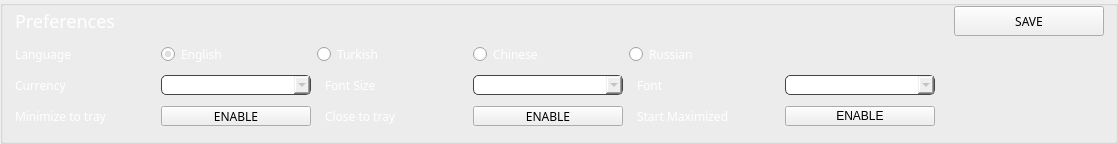
          <widget class="QGroupBox" name="groupBox_9">
           <property name="sizePolicy">
            <sizepolicy hsizetype="Preferred" vsizetype="Preferred">
             <horstretch>0</horstretch>
             <verstretch>0</verstretch>
            </sizepolicy>
           </property>
           <property name="styleSheet">
            <string notr="true">border-bottom: 1px solid #444;
</string>
           </property>
           <property name="title">
            <string/>
           </property>
           <layout class="QGridLayout" name="gridLayout_20">
            <property name="leftMargin">
             <number>12</number>
            </property>
            <property name="topMargin">
             <number>0</number>
            </property>
            <property name="bottomMargin">
             <number>12</number>
            </property>
            <item row="2" column="0">
             <widget class="QLabel" name="label_35">
              <property name="minimumSize">
               <size>
                <width>140</width>
                <height>25</height>
               </size>
              </property>
              <property name="maximumSize">
               <size>
                <width>180</width>
                <height>25</height>
               </size>
              </property>
              <property name="font">
               <font>
                <family>Poppins</family>
               </font>
              </property>
              <property name="styleSheet">
               <string notr="true">color: #fff; 
border: 0px;
</string>
              </property>
              <property name="text">
               <string>Currency</string>
              </property>
              <property name="alignment">
               <set>Qt::AlignLeading|Qt::AlignLeft|Qt::AlignVCenter</set>
              </property>
             </widget>
            </item>
            <item row="2" column="1">
             <widget class="QComboBox" name="m_language">
              <property name="minimumSize">
               <size>
                <width>0</width>
                <height>20</height>
               </size>
              </property>
              <property name="styleSheet">
               <string notr="true">border: 1px solid #444;
border-radius: 5px;


color: #aaa;</string>
              </property>
              <property name="editable">
               <bool>false</bool>
              </property>
              <property name="currentIndex">
               <number>-1</number>
              </property>
             </widget>
            </item>
            <item row="3" column="2">
             <widget class="QLabel" name="label_45">
              <property name="sizePolicy">
               <sizepolicy hsizetype="Expanding" vsizetype="Fixed">
                <horstretch>0</horstretch>
                <verstretch>0</verstretch>
               </sizepolicy>
              </property>
              <property name="minimumSize">
               <size>
                <width>150</width>
                <height>20</height>
               </size>
              </property>
              <property name="maximumSize">
               <size>
                <width>150</width>
                <height>20</height>
               </size>
              </property>
              <property name="font">
               <font>
                <family>Poppins</family>
               </font>
              </property>
              <property name="styleSheet">
               <string notr="true">color: #fff; 
padding-left: 5px;
 border: 0px;</string>
              </property>
              <property name="text">
               <string>Close to tray</string>
              </property>
              <property name="alignment">
               <set>Qt::AlignLeading|Qt::AlignLeft|Qt::AlignVCenter</set>
              </property>
             </widget>
            </item>
            <item row="2" column="2">
             <widget class="QLabel" name="label_10">
              <property name="font">
               <font>
                <family>Poppins</family>
               </font>
              </property>
              <property name="styleSheet">
               <string notr="true">color: #fff; 
padding-left: 5px;
 border: 0px;</string>
              </property>
              <property name="text">
               <string>Font Size</string>
              </property>
              <property name="alignment">
               <set>Qt::AlignLeading|Qt::AlignLeft|Qt::AlignVCenter</set>
              </property>
             </widget>
            </item>
            <item row="0" column="0" colspan="2">
             <widget class="QLabel" name="label_30">
              <property name="sizePolicy">
               <sizepolicy hsizetype="Expanding" vsizetype="Preferred">
                <horstretch>0</horstretch>
                <verstretch>0</verstretch>
               </sizepolicy>
              </property>
              <property name="minimumSize">
               <size>
                <width>0</width>
                <height>30</height>
               </size>
              </property>
              <property name="maximumSize">
               <size>
                <width>16777215</width>
                <height>32</height>
               </size>
              </property>
              <property name="sizeIncrement">
               <size>
                <width>0</width>
                <height>0</height>
               </size>
              </property>
              <property name="font">
               <font>
                <family>Poppins</family>
                <pointsize>-1</pointsize>
               </font>
              </property>
              <property name="styleSheet">
               <string notr="true">color: #fff; 
font-size: 18px;
 border: 0px;</string>
              </property>
              <property name="text">
               <string>Preferences</string>
              </property>
              <property name="alignment">
               <set>Qt::AlignLeading|Qt::AlignLeft|Qt::AlignVCenter</set>
              </property>
             </widget>
            </item>
            <item row="3" column="1">
             <widget class="QPushButton" name="b2_minToTrayButton">
              <property name="sizePolicy">
               <sizepolicy hsizetype="Expanding" vsizetype="Fixed">
                <horstretch>0</horstretch>
                <verstretch>0</verstretch>
               </sizepolicy>
              </property>
              <property name="minimumSize">
               <size>
                <width>150</width>
                <height>20</height>
               </size>
              </property>
              <property name="maximumSize">
               <size>
                <width>150</width>
                <height>20</height>
               </size>
              </property>
              <property name="font">
               <font>
                <family>Poppins</family>
               </font>
              </property>
              <property name="styleSheet">
               <string notr="true">/* This button style is handled automatically by OverviewFrame:setStyles() (in OverviewFrame.cpp) */</string>
              </property>
              <property name="text">
               <string>ENABLE</string>
              </property>
             </widget>
            </item>
            <item row="1" column="1">
             <widget class="QRadioButton" name="m_english">
              <property name="sizePolicy">
               <sizepolicy hsizetype="Expanding" vsizetype="Fixed">
                <horstretch>0</horstretch>
                <verstretch>0</verstretch>
               </sizepolicy>
              </property>
              <property name="minimumSize">
               <size>
                <width>150</width>
                <height>20</height>
               </size>
              </property>
              <property name="maximumSize">
               <size>
                <width>150</width>
                <height>20</height>
               </size>
              </property>
              <property name="font">
               <font>
                <family>Poppins</family>
               </font>
              </property>
              <property name="styleSheet">
               <string notr="true">color: #fff; 

 border: 0px;</string>
              </property>
              <property name="text">
               <string>English</string>
              </property>
              <property name="icon">
               <iconset resource="../../resources.qrc">
                <normaloff>:/images/flags/en</normaloff>:/images/flags/en</iconset>
              </property>
              <property name="checked">
               <bool>true</bool>
              </property>
              <attribute name="buttonGroup">
               <string notr="true">buttonGroup</string>
              </attribute>
             </widget>
            </item>
            <item row="1" column="0">
             <widget class="QLabel" name="label_34">
              <property name="minimumSize">
               <size>
                <width>140</width>
                <height>25</height>
               </size>
              </property>
              <property name="maximumSize">
               <size>
                <width>180</width>
                <height>25</height>
               </size>
              </property>
              <property name="font">
               <font>
                <family>Poppins</family>
               </font>
              </property>
              <property name="styleSheet">
               <string notr="true">color: #fff; 
border: 0px;
background: transparent;</string>
              </property>
              <property name="text">
               <string>Language</string>
              </property>
              <property name="alignment">
               <set>Qt::AlignLeading|Qt::AlignLeft|Qt::AlignVCenter</set>
              </property>
             </widget>
            </item>
            <item row="3" column="0">
             <widget class="QLabel" name="label_44">
              <property name="minimumSize">
               <size>
                <width>140</width>
                <height>25</height>
               </size>
              </property>
              <property name="maximumSize">
               <size>
                <width>180</width>
                <height>25</height>
               </size>
              </property>
              <property name="font">
               <font>
                <family>Poppins</family>
               </font>
              </property>
              <property name="styleSheet">
               <string notr="true">color: #fff; 
border: 0px;
background: transparent;</string>
              </property>
              <property name="text">
               <string>Minimize to tray</string>
              </property>
              <property name="alignment">
               <set>Qt::AlignLeading|Qt::AlignLeft|Qt::AlignVCenter</set>
              </property>
             </widget>
            </item>
            <item row="0" column="7">
             <widget class="QPushButton" name="b1_saveLanguageButton">
              <property name="minimumSize">
               <size>
                <width>150</width>
                <height>20</height>
               </size>
              </property>
              <property name="maximumSize">
               <size>
                <width>150</width>
                <height>31</height>
               </size>
              </property>
              <property name="font">
               <font>
                <family>Poppins</family>
               </font>
              </property>
              <property name="styleSheet">
               <string notr="true">/* This button style is handled automatically by OverviewFrame:setStyles() (in OverviewFrame.cpp) */</string>
              </property>
              <property name="text">
               <string>SAVE</string>
              </property>
             </widget>
            </item>
            <item row="1" column="6" rowspan="3">
             <widget class="QLabel" name="alignLabel">
              <property name="sizePolicy">
               <sizepolicy hsizetype="Expanding" vsizetype="Preferred">
                <horstretch>0</horstretch>
                <verstretch>0</verstretch>
               </sizepolicy>
              </property>
              <property name="styleSheet">
               <string notr="true">border:none;</string>
              </property>
             </widget>
            </item>
            <item row="1" column="2">
             <widget class="QRadioButton" name="m_turkish">
              <property name="sizePolicy">
               <sizepolicy hsizetype="Expanding" vsizetype="Fixed">
                <horstretch>0</horstretch>
                <verstretch>0</verstretch>
               </sizepolicy>
              </property>
              <property name="minimumSize">
               <size>
                <width>150</width>
                <height>20</height>
               </size>
              </property>
              <property name="maximumSize">
               <size>
                <width>150</width>
                <height>20</height>
               </size>
              </property>
              <property name="font">
               <font>
                <family>Poppins</family>
               </font>
              </property>
              <property name="styleSheet">
               <string notr="true">color: #fff; 

 border: 0px;</string>
              </property>
              <property name="text">
               <string>Turkish</string>
              </property>
              <property name="icon">
               <iconset resource="../../resources.qrc">
                <normaloff>:/images/flags/tr</normaloff>:/images/flags/tr</iconset>
              </property>
              <property name="checked">
               <bool>false</bool>
              </property>
              <attribute name="buttonGroup">
               <string notr="true">buttonGroup</string>
              </attribute>
             </widget>
            </item>
            <item row="2" column="3">
             <widget class="QComboBox" name="m_size">
              <property name="minimumSize">
               <size>
                <width>150</width>
                <height>20</height>
               </size>
              </property>
              <property name="styleSheet">
               <string notr="true">border: 1px solid #444;
border-radius: 5px;


color: #aaa;</string>
              </property>
             </widget>
            </item>
            <item row="1" column="3">
             <widget class="QRadioButton" name="m_chinese">
              <property name="sizePolicy">
               <sizepolicy hsizetype="Expanding" vsizetype="Fixed">
                <horstretch>0</horstretch>
                <verstretch>0</verstretch>
               </sizepolicy>
              </property>
              <property name="minimumSize">
               <size>
                <width>150</width>
                <height>20</height>
               </size>
              </property>
              <property name="maximumSize">
               <size>
                <width>150</width>
                <height>20</height>
               </size>
              </property>
              <property name="font">
               <font>
                <family>Poppins</family>
               </font>
              </property>
              <property name="styleSheet">
               <string notr="true">color: #fff; 

 border: 0px;</string>
              </property>
              <property name="text">
               <string>Chinese</string>
              </property>
              <property name="icon">
               <iconset resource="../../resources.qrc">
                <normaloff>:/images/flags/cn</normaloff>:/images/flags/cn</iconset>
              </property>
              <property name="checked">
               <bool>false</bool>
              </property>
              <attribute name="buttonGroup">
               <string notr="true">buttonGroup</string>
              </attribute>
             </widget>
            </item>
            <item row="2" column="4">
             <widget class="QLabel" name="label_17">
              <property name="font">
               <font>
                <family>Poppins</family>
               </font>
              </property>
              <property name="styleSheet">
               <string notr="true">color: #fff; 
padding-left: 5px;
 border: 0px;</string>
              </property>
              <property name="text">
               <string>Font</string>
              </property>
             </widget>
            </item>
            <item row="1" column="4">
             <widget class="QRadioButton" name="m_russian">
              <property name="sizePolicy">
               <sizepolicy hsizetype="Expanding" vsizetype="Fixed">
                <horstretch>0</horstretch>
                <verstretch>0</verstretch>
               </sizepolicy>
              </property>
              <property name="minimumSize">
               <size>
                <width>150</width>
                <height>20</height>
               </size>
              </property>
              <property name="maximumSize">
               <size>
                <width>150</width>
                <height>20</height>
               </size>
              </property>
              <property name="font">
               <font>
                <family>Poppins</family>
               </font>
              </property>
              <property name="styleSheet">
               <string notr="true">color: #fff; 

 border: 0px;</string>
              </property>
              <property name="text">
               <string>Russian</string>
              </property>
              <property name="icon">
               <iconset resource="../../resources.qrc">
                <normaloff>:/images/flags/ru</normaloff>:/images/flags/ru</iconset>
              </property>
              <property name="checked">
               <bool>false</bool>
              </property>
              <attribute name="buttonGroup">
               <string notr="true">buttonGroup</string>
              </attribute>
             </widget>
            </item>
            <item row="2" column="5">
             <widget class="QComboBox" name="m_font">
              <property name="minimumSize">
               <size>
                <width>150</width>
                <height>20</height>
               </size>
              </property>
              <property name="styleSheet">
               <string notr="true">border: 1px solid #444;
border-radius: 5px;


color: #aaa;</string>
              </property>
             </widget>
            </item>
            <item row="3" column="4">
             <widget class="QLabel" name="label_18">
              <property name="minimumSize">
               <size>
                <width>150</width>
                <height>20</height>
               </size>
              </property>
              <property name="font">
               <font>
                <family>Poppins</family>
               </font>
              </property>
              <property name="styleSheet">
               <string notr="true">color: #fff; 
padding-left: 5px;
 border: 0px;</string>
              </property>
              <property name="text">
               <string>Start Maximized</string>
              </property>
             </widget>
            </item>
            <item row="3" column="5">
             <widget class="QPushButton" name="b2_startMaximized">
              <property name="minimumSize">
               <size>
                <width>150</width>
                <height>20</height>
               </size>
              </property>
              <property name="maximumSize">
               <size>
                <width>150</width>
                <height>20</height>
               </size>
              </property>
              <property name="text">
               <string>ENABLE</string>
              </property>
             </widget>
            </item>
            <item row="3" column="3">
             <widget class="QPushButton" name="b2_closeToTrayButton">
              <property name="sizePolicy">
               <sizepolicy hsizetype="Expanding" vsizetype="Fixed">
                <horstretch>0</horstretch>
                <verstretch>0</verstretch>
               </sizepolicy>
              </property>
              <property name="minimumSize">
               <size>
                <width>150</width>
                <height>20</height>
               </size>
              </property>
              <property name="maximumSize">
               <size>
                <width>150</width>
                <height>20</height>
               </size>
              </property>
              <property name="font">
               <font>
                <family>Poppins</family>
               </font>
              </property>
              <property name="styleSheet">
               <string notr="true">/* This button style is handled automatically by OverviewFrame:setStyles() (in OverviewFrame.cpp) */</string>
              </property>
              <property name="text">
               <string>ENABLE</string>
              </property>
             </widget>
            </item>
           </layout>
          </widget>
